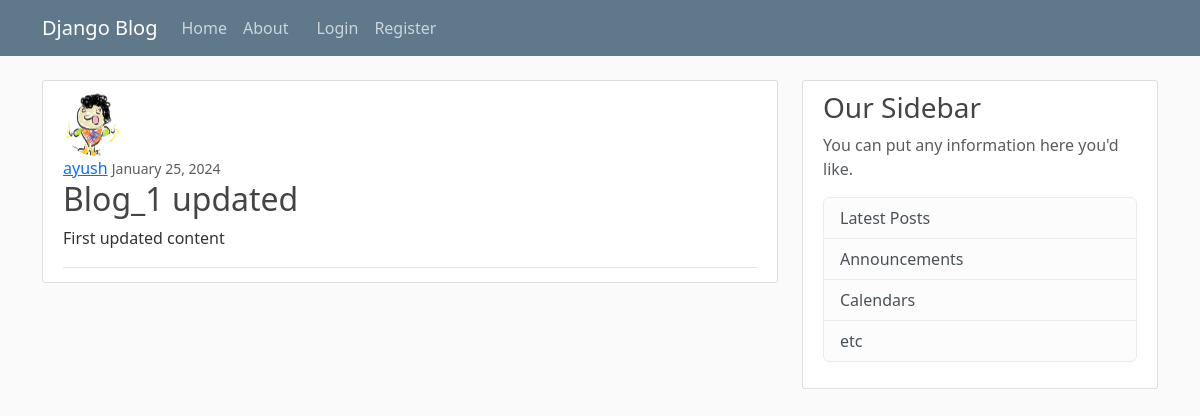
Before: /post/1/ with the older database file.
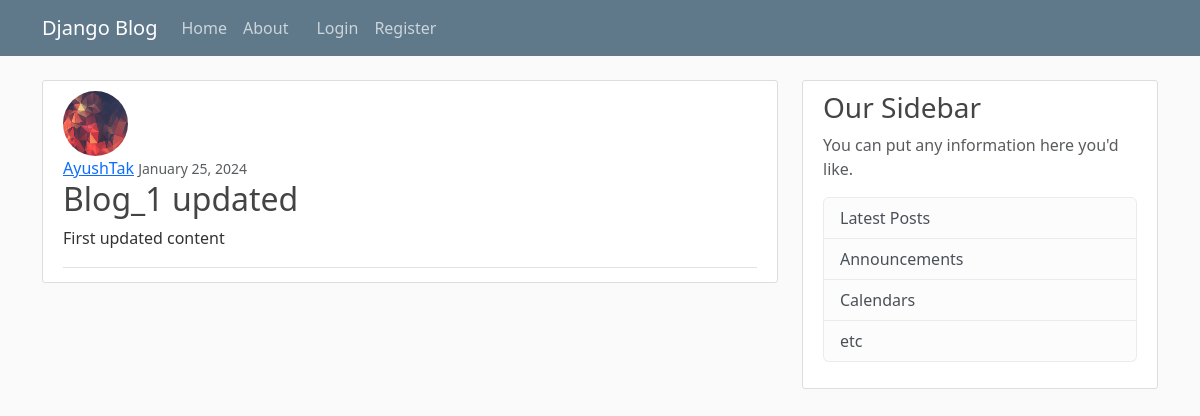
After: the same page with the newer database file.
### blog/models.py (models this page shows, shortened)
class Post(models.Model):
    title = models.CharField(max_length = 100)
    content = models.TextField()
    date_posted = models.DateTimeField(default = timezone.now)
    author = models.ForeignKey(User, on_delete = models.CASCADE)

### users/models.py (models this page shows, shortened)
class Profile(models.Model):
    user = models.OneToOneField(User, on_delete=models.CASCADE)
    image = models.ImageField(default='default.jpg', upload_to='profile_pics')

### blog/views.py (the view)
# urls.py: path('post/<int:pk>/', PostDetailView.as_view(), name="post_detail"),
class PostDetailView(DetailView):
    model = Post

### blog/templates/blog/post_detail.html (shortened to what this page needs)
{% extends "blog/base.html"%}
{% block content%}
<article class="media content-section">
    <img src=  "{{object.author.profile.image.url }}" class="rounded-circle article-img">
    <div class="media-body">
        <div class="article-metadata">
        <a class="mr-2" href="#">{{ object.author }}</a>
        <small class="text-muted">{{ object.date_posted|date:"F d, Y" }}</small>
        <h2 class="article-title">{{ object.title }}</h2>
        <p class="article-content">{{ object.content }}</p>
    </div>
    </article>
{% endblock content%}

Changed rows visible on the page:
changed through a linked row, Post "Blog_1 updated": author.profile.image: a different picture; author "ayush" → "AyushTak"
